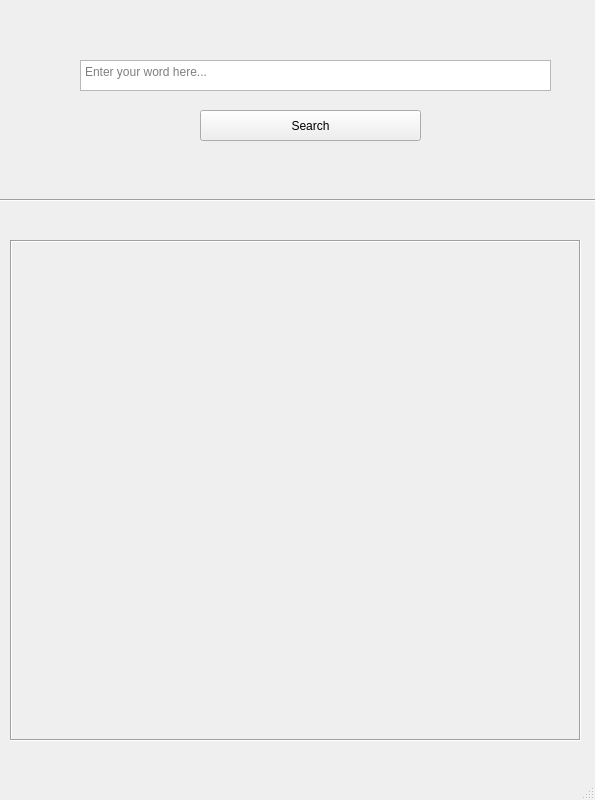
<?xml version="1.0" encoding="UTF-8"?>
<ui version="4.0">
 <class>MainWindow</class>
 <widget class="QMainWindow" name="MainWindow">
  <property name="geometry">
   <rect>
    <x>0</x>
    <y>0</y>
    <width>595</width>
    <height>800</height>
   </rect>
  </property>
  <property name="sizePolicy">
   <sizepolicy hsizetype="Fixed" vsizetype="Fixed">
    <horstretch>0</horstretch>
    <verstretch>0</verstretch>
   </sizepolicy>
  </property>
  <property name="minimumSize">
   <size>
    <width>595</width>
    <height>0</height>
   </size>
  </property>
  <property name="maximumSize">
   <size>
    <width>595</width>
    <height>800</height>
   </size>
  </property>
  <property name="contextMenuPolicy">
   <enum>Qt::DefaultContextMenu</enum>
  </property>
  <property name="windowTitle">
   <string>Ortho Dictionary</string>
  </property>
  <property name="tabShape">
   <enum>QTabWidget::Triangular</enum>
  </property>
  <widget class="QWidget" name="centralwidget">
   <widget class="QTextEdit" name="word_search_box">
    <property name="geometry">
     <rect>
      <x>80</x>
      <y>60</y>
      <width>471</width>
      <height>31</height>
     </rect>
    </property>
    <property name="sizePolicy">
     <sizepolicy hsizetype="Expanding" vsizetype="Fixed">
      <horstretch>0</horstretch>
      <verstretch>0</verstretch>
     </sizepolicy>
    </property>
    <property name="frameShadow">
     <enum>QFrame::Raised</enum>
    </property>
    <property name="verticalScrollBarPolicy">
     <enum>Qt::ScrollBarAlwaysOff</enum>
    </property>
    <property name="horizontalScrollBarPolicy">
     <enum>Qt::ScrollBarAlwaysOff</enum>
    </property>
    <property name="acceptRichText">
     <bool>false</bool>
    </property>
    <property name="placeholderText">
     <string>Enter your word here...</string>
    </property>
   </widget>
   <widget class="QPushButton" name="word_search_button">
    <property name="geometry">
     <rect>
      <x>200</x>
      <y>110</y>
      <width>221</width>
      <height>31</height>
     </rect>
    </property>
    <property name="text">
     <string>Search</string>
    </property>
   </widget>
   <widget class="Line" name="line">
    <property name="geometry">
     <rect>
      <x>0</x>
      <y>190</y>
      <width>631</width>
      <height>20</height>
     </rect>
    </property>
    <property name="orientation">
     <enum>Qt::Horizontal</enum>
    </property>
   </widget>
   <widget class="QScrollArea" name="scroll_able_area_bn_word">
    <property name="geometry">
     <rect>
      <x>10</x>
      <y>240</y>
      <width>571</width>
      <height>501</height>
     </rect>
    </property>
    <property name="contextMenuPolicy">
     <enum>Qt::DefaultContextMenu</enum>
    </property>
    <property name="frameShape">
     <enum>QFrame::Box</enum>
    </property>
    <property name="frameShadow">
     <enum>QFrame::Sunken</enum>
    </property>
    <property name="lineWidth">
     <number>1</number>
    </property>
    <property name="verticalScrollBarPolicy">
     <enum>Qt::ScrollBarAsNeeded</enum>
    </property>
    <property name="horizontalScrollBarPolicy">
     <enum>Qt::ScrollBarAlwaysOff</enum>
    </property>
    <property name="widgetResizable">
     <bool>true</bool>
    </property>
    <widget class="QWidget" name="scrollAreaWidgetContents">
     <property name="geometry">
      <rect>
       <x>0</x>
       <y>0</y>
       <width>567</width>
       <height>497</height>
      </rect>
     </property>
     <layout class="QVBoxLayout" name="verticalLayout">
      <item>
       <widget class="QLabel" name="bn_word_meaning_box">
        <property name="sizePolicy">
         <sizepolicy hsizetype="Preferred" vsizetype="Maximum">
          <horstretch>0</horstretch>
          <verstretch>20</verstretch>
         </sizepolicy>
        </property>
        <property name="minimumSize">
         <size>
          <width>530</width>
          <height>100</height>
         </size>
        </property>
        <property name="maximumSize">
         <size>
          <width>530</width>
          <height>5000</height>
         </size>
        </property>
        <property name="mouseTracking">
         <bool>true</bool>
        </property>
        <property name="focusPolicy">
         <enum>Qt::WheelFocus</enum>
        </property>
        <property name="layoutDirection">
         <enum>Qt::LeftToRight</enum>
        </property>
        <property name="frameShape">
         <enum>QFrame::NoFrame</enum>
        </property>
        <property name="frameShadow">
         <enum>QFrame::Plain</enum>
        </property>
        <property name="lineWidth">
         <number>2</number>
        </property>
        <property name="midLineWidth">
         <number>0</number>
        </property>
        <property name="text">
         <string/>
        </property>
        <property name="scaledContents">
         <bool>false</bool>
        </property>
        <property name="alignment">
         <set>Qt::AlignHCenter|Qt::AlignTop</set>
        </property>
        <property name="margin">
         <number>0</number>
        </property>
       </widget>
      </item>
     </layout>
    </widget>
   </widget>
  </widget>
  <widget class="QStatusBar" name="statusbar"/>
 </widget>
 <tabstops>
  <tabstop>word_search_box</tabstop>
  <tabstop>word_search_button</tabstop>
  <tabstop>scroll_able_area_bn_word</tabstop>
 </tabstops>
 <resources/>
 <connections/>
</ui>
